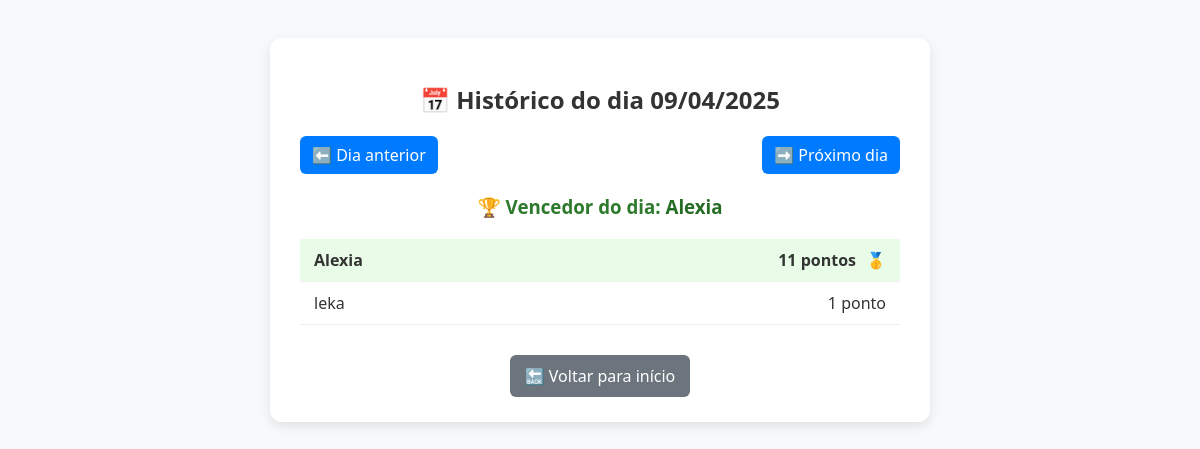
Before: /historico?data=2025-04-09 (signed in) with the older database file.
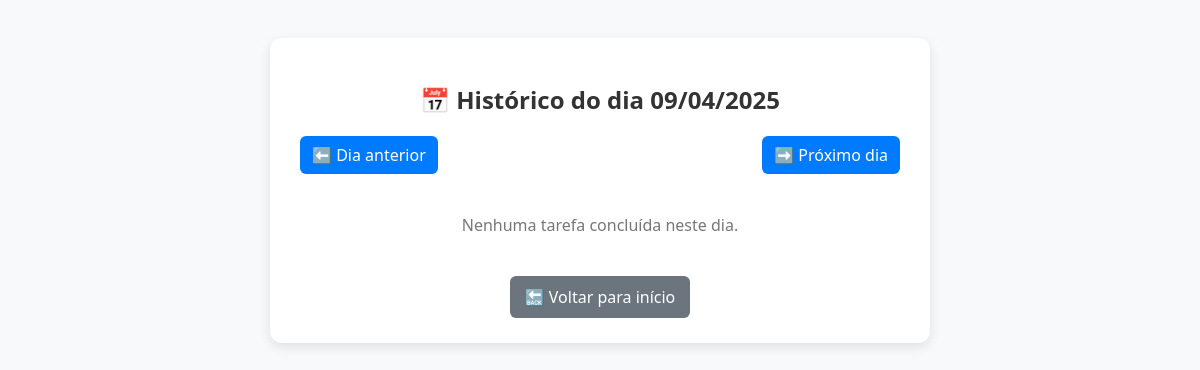
After: the same page with the newer database file.
### models.py (models this page shows)
class Usuario(UserMixin, db.Model):
    id = db.Column(db.Integer, primary_key=True)
    nome = db.Column(db.String(100), nullable=False)
    email = db.Column(db.String(150), unique=True, nullable=False)
    senha = db.Column(db.String(200), nullable=False)
    grupo_id = db.Column(db.Integer, db.ForeignKey('grupo.id'), nullable=False)
    avatar = db.Column(db.String(200), nullable=True)
    bio = db.Column(db.Text, nullable=True)
    seguindo = db.relationship(
        'Usuario',
        secondary=seguidores,
        primaryjoin=(seguidores.c.seguidor_id == id),
        secondaryjoin=(seguidores.c.seguido_id == id),
        backref=db.backref('seguidores', lazy='dynamic'),
        lazy='dynamic'
    )

### app.py (the view)
@app.route("/historico")
@login_required
def historico():
    grupo_id = current_user.grupo_id
    data_str = request.args.get("data")
    if data_str:
        data = datetime.strptime(data_str, "%Y-%m-%d")
    else:
        data = datetime.utcnow()  # ou datetime.now() se usar horário local
    inicio_dia = datetime(data.year, data.month, data.day)
    fim_dia = inicio_dia + timedelta(days=1)
    tarefas_por_usuario = db.session.query(
        Usuario.nome,
        func.count(Tarefa.id).label("tarefas_concluidas")
    ).join(Tarefa) \
    .filter(
        Usuario.grupo_id == grupo_id,
        Tarefa.concluida == True,
        Tarefa.data_criacao >= inicio_dia,
        Tarefa.data_criacao < fim_dia
    ).group_by(Usuario.id).order_by(func.count(Tarefa.id).desc()).all()
    vencedor = tarefas_por_usuario[0].nome if tarefas_por_usuario else None
    dia_anterior = (data - timedelta(days=1)).strftime("%Y-%m-%d")
    proximo_dia = (data + timedelta(days=1)).strftime("%Y-%m-%d")
    return render_template(
        "historico.html",
        historico=tarefas_por_usuario,
        vencedor=vencedor,
        data=data.strftime("%d/%m/%Y"),
        dia_anterior=dia_anterior,
        proximo_dia=proximo_dia
    )

### app.py (called while the page is built)
@login_manager.user_loader
def load_user(user_id):
    return Usuario.query.get(int(user_id))

### templates/historico.html (shortened to what this page needs)
<!DOCTYPE html>
<html lang="pt-BR">
<head>
    <link rel="stylesheet" href="{{ url_for('static', filename='css/historico.css') }}">
</head>
<body class="historico-body">
    <div class="historico-container">
        <h2 class="historico-titulo">📅 Histórico do dia <span>{{ data }}</span></h2>
        <div class="navegacao">
            <a class="navegacao-btn" href="{{ url_for('historico', data=dia_anterior) }}">⬅️ Dia anterior</a>
            <a class="navegacao-btn" href="{{ url_for('historico', data=proximo_dia) }}">➡️ Próximo dia</a>
        </div>
        {% if historico %}
            <h3 class="vencedor-titulo">🏆 Vencedor do dia: <span class="vencedor-nome">{{ vencedor }}</span></h3>
            <ul class="ranking-lista">
                {% for usuario, tarefas_concluidas in historico %}
                    <li class="ranking-item {% if usuario == vencedor %}vencedor{% endif %}">
                        <span class="usuario-nome">{{ usuario }}</span>
                        <span class="pontos">{{ tarefas_concluidas }} ponto{{ 's' if tarefas_concluidas > 1 else '' }}</span>
                        {% if usuario == vencedor %}
                            <span class="trofeu">🥇</span>
                        {% endif %}
                    </li>
                {% endfor %}
            </ul>
        {% else %}
            <p class="sem-registros">Nenhuma tarefa concluída neste dia.</p>
        {% endif %}
        <a class="btn-voltar" href="{{ url_for('index') }}">🔙 Voltar para início</a>
    </div>
</body>
</html>

Changed rows visible on the page:
no longer on this page (row edited): Usuario: nome "Alexia", tarefas_concluidas "11", value "s"
removed Usuario: nome "leka", grupo "1"
Other visible differences:
text no longer shown: "🏆 Vencedor do dia:"
text now shown: "Nenhuma tarefa concluída neste dia."
